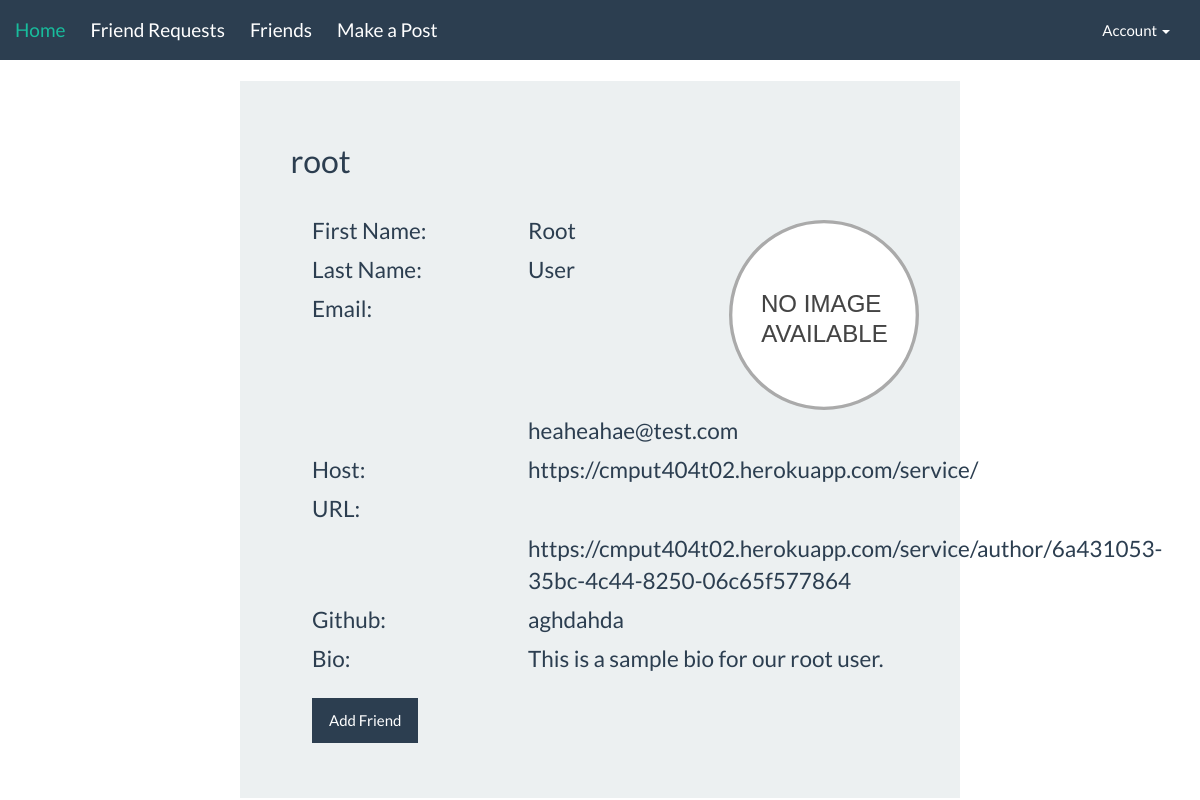
The app's page /author/6a43105335bc4c44825006c65f577864/ (signed in) with its own data.
### service/models.py (models this page shows, shortened)
class Author(models.Model):
    user = models.OneToOneField(User, on_delete=models.CASCADE, null=True, blank=True)
    id = models.UUIDField(primary_key=True, default=uuid.uuid4)
    host = models.CharField(max_length=500, null=True, blank=True, default='https://cmput404t02.herokuapp.com/service/')
    displayName = models.CharField(max_length=50, null=True, blank=True, default='')
    url = models.CharField(max_length=500, null=True, blank=True)
    github = models.CharField(max_length=500, null=True, blank=True)
    email = models.EmailField(max_length=254, default="" , null=True, blank=True)
    firstName = models.CharField(max_length=30, default="" , null=True, blank=True)
    lastName = models.CharField(max_length=30, default="", null=True, blank=True)
    bio = models.TextField(default="", null=True, blank=True)
    friends = models.ManyToManyField("self", related_name="friends", blank=True)

### website/views.py (the view)
# urls.py: url(r'^author/(?P<id>[^/]+)/?$', views.view_profile, name='view_profile'),
@login_required(login_url="login/")
def view_profile(request, id):
    if (request.method == 'GET'):
        author = Author.objects.get(id=id)
        display = Author.objects.get(id=id)
        user = request.user
        request_id = Author.objects.get(user=user).id
        author.url = author.host + 'author/' + str(author.id)
        return render(request, 'author.html', {'author':author, 'user_id':request_id,'request_user':user, 'profile_user':display })

### templates/author.html (shortened to what this page needs)
 {% extends 'base.html' %} {% load staticfiles %} {% block content %}
<link rel="stylesheet" href="/static/css/author.css" />
<div class="entry" ng-controller='authorCtrl'>
    <div class="jumbotron" id="jumbobody">
        <h2 id="display_name">{{author.displayName}}&nbsp;</h2>
        <img src="/static/images/No_image_available.svg" alt="img" id="profile_picture">
        <span class="info"> First Name: </span> <span class="info_value">{{ author.firstName }}&nbsp;</span>
        <span class="info"> Last Name: </span> <span class="info_value">{{ author.lastName }}&nbsp;</span>
        <span class="info"> Email: </span> <span class="info_value">{{ author.email }}&nbsp;</span>
        <span class="info"> Host: </span> <span id="author_host" class="info_value">{{ author.host }}&nbsp;</span>
        <span class="info"> URL: </span> <span id="author_url" class="info_value">{{ author.url }}&nbsp;</span>
        <span class="info"> Github: </span> <span class="info_value">{{ author.github }}&nbsp;</span>
        <span class="info"> Bio: </span> <span class="info_value">{{ author.bio }}&nbsp;</span>
        {% if request_user.author.id !=  author.id %}
        <button class="btn btn-primary" ng-click="addFriend()" style="margin: 15px 0% 1% 10%;border-radius: 0;" ng-if="isntInFriends()">Add Friend</button>
        {% endif %}
    </div>
</div>
{% endblock %}

### templates/base.html (shortened to what this page needs)
 {% load staticfiles %}
<!DOCTYPE html>
<html ng-app='cmput404client'>
<head>
	<link href="{% static 'css/bootstrap.min.css' %}" rel="stylesheet">
	<link href="{% static 'css/stream.css' %}" rel="stylesheet">
</head>
<body>
	<nav class="navbar navbar-default">
		<div class="container-fluid">
			<div class="navbar-header">
				<a class="navbar-brand" href="/">Home</a>
				<div id="mainmenu" class="navbar-header">
                                        <a class="navbar-brand" style="padding-left:25px" href="/requests">Friend Requests</a>
					<a class="navbar-brand" style="padding-left:25px" href="/friends">Friends</a>
					<a class="navbar-brand" style="padding-left:25px" href="/make_post">Make a Post</a>
				</div>
			</div>
			<div class="collapse navbar-collapse" id="bs-example-navbar-collapse-1">
				<ul class="nav navbar-nav navbar-right">
					<li class="dropdown">
						<a href="#" class="dropdown-toggle" data-toggle="dropdown" role="button" aria-expanded="false">Account <span class="caret"></span></a>
					</li>
				</ul>
			</div>
		</div>
	</nav>
	{% block content %} {% endblock %}
</body>
</html>

### cmput404/static/css/stream.css (style rules this page uses)
.navbar { border-radius: 0; }

### cmput404/static/css/author.css (style rules this page uses)
#display_name { float left; margin: 2% 7% 5% 7%; }
.info { display: table; float: left; margin: 0 0 1% 10%; font-size: 150%; }
.info_value { display: table; margin: 0 0 1% 40%; font-size: 150%; }
#jumbobody { margin: 0 20% 0 20%; }
#profile_picture { float: right; max-width: 200px; margin: 0 5% 0 0; }

### records on screen
Author: displayName "root", firstName "Root", lastName "User", email "heaheahae@test.com", host "https://cmput404t02.herokuapp.com/service/", url "https://cmput404t02.herokuapp.com/service/author/6a431053-35bc-4c44-8250-06c65f577864", github "aghdahda", bio "This is a sample bio for our root user."
